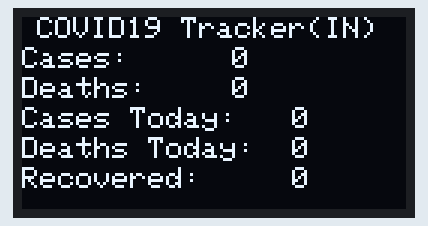
Recording of a sketch running on a simulated ESP8266 (NodeMCU). Shown: 128×64 one-colour display. WiFi joins after 1.5 s; servers stay silent unless stated; uploads are accepted with an empty reply; what the sketch prints to the serial monitor is not drawn.

Above: at 5.2 s.

The sketch:

COVID19_ESP8266_Tracker.ino
```cpp
#include <ESP8266WiFi.h>
#include <WiFiClientSecure.h>
#include "ArduinoJson.h"

#include <Wire.h>
#include <Adafruit_GFX.h>
#include <Adafruit_SSD1306.h>

#define SCREEN_WIDTH 128 // OLED display width, in pixels
#define SCREEN_HEIGHT 64 // OLED display height, in pixels

// Declaration for an SSD1306 display connected to I2C (SDA, SCL pins)
Adafruit_SSD1306 display(SCREEN_WIDTH, SCREEN_HEIGHT, &Wire, -1);
char ssid[] = "";       // put your network SSID (name)
char password[] = "";  //put your network key

WiFiClientSecure client;


void setup() {
  Serial.begin(115200);
  if(!display.begin(SSD1306_SWITCHCAPVCC, 0x3C)) { // Address 0x3D for 128x64
    Serial.println(F("SSD1306 allocation failed"));
    for(;;);
  }
  // Connect to the WiFI
  WiFi.mode(WIFI_STA);
  WiFi.disconnect();
  delay(100);

  // Attempt to connect to Wifi network:
  Serial.print("Connecting Wifi: ");
  Serial.println(ssid);
  WiFi.begin(ssid, password);
  while (WiFi.status() != WL_CONNECTED) {
    Serial.print(".");
    delay(500);
  }
  Serial.println("");
  Serial.println("WiFi connected");
  Serial.println("IP address: ");
  IPAddress ip = WiFi.localIP();
  Serial.println(ip);
  display.clearDisplay();
  client.setInsecure();

}


void loop() {


    if (client.connect("thevirustracker.com", 443)) {
      Serial.println("connected to thevirustracker.com...");

      String http = String("GET https://thevirustracker.com/free-api?countryTotal=IN HTTP/1.1\r\nHost: thevirustracker.com\r\nConnection: close\r\nAccept: Accept: text/html,application/xhtml+xml,application/xml;q=0.9,*/*;q=0.8\r\n\r\n");
      client.print(http);
      Serial.println("requesting...");
      //let's wait for something to come back... only a few seconds
      unsigned long startTime = millis();
      while (millis() - startTime < 5000) {
        if (client.available()) {
          Serial.println("From Server");
          break;
        }
      }
      delay(1000);
      String jsonData = client.readStringUntil('{');

      jsonData = "{";
      startTime = millis();
      while (millis() - startTime < 1000) {
        if (client.available()) {
          jsonData.concat(char(client.read()));
          startTime = millis();
        }
      }
     // Serial.println(jsonData);
      client.stop();

      DynamicJsonDocument doc(10000);
      // Deserialize the JSON document
      deserializeJson(doc, jsonData);
      JsonObject countrydata_0 = doc["countrydata"][0];
      JsonObject countrydata_0_info = countrydata_0["info"];
      int cases = countrydata_0["total_cases"];
      int recovered = countrydata_0["total_recovered"];
      int deaths = countrydata_0["total_deaths"];
      int cases_today = countrydata_0["total_new_cases_today"];
      int deaths_today = countrydata_0["total_new_deaths_today"];

     String ca = String(cases);

     String de = String(deaths);

     String cat = String(cases_today);

     String dat = String(deaths_today);

     String ra = String(recovered);

     Serial.println(cases);

     display.clearDisplay();
     display.setTextSize(1);
     display.setTextColor(WHITE);
     display.setCursor(5, 0);
     // Display static text
     display.println("COVID19 Tracker(IN)");
     display.display();

     display.setTextSize(1);
     display.setTextColor(WHITE);
     display.setCursor(0, 10);
     // Display static text
     display.println("Cases:");
     display.display();

     display.setTextSize(1);
     display.setTextColor(WHITE);
     display.setCursor(70, 10);
     // Display static text
     display.println(ca);
     display.display();

     display.setTextSize(1);
     display.setTextColor(WHITE);
     display.setCursor(0, 20);
     // Display static text
     display.println("Deaths:");
     display.display();

     display.setTextSize(1);
     display.setTextColor(WHITE);
     display.setCursor(70, 20);
     // Display static text
     display.println(de);
     display.display();

     display.setTextSize(1);
     display.setTextColor(WHITE);
     display.setCursor(0, 30);
     // Display static text
     display.println("Cases Today:");
     display.display();

     display.setTextSize(1);
     display.setTextColor(WHITE);
     display.setCursor(90, 30);
     // Display static text
     display.println(cat);
     display.display();

     display.setTextSize(1);
     display.setTextColor(WHITE);
     display.setCursor(0, 40);
     // Display static text
     display.println("Deaths Today:");
     display.display();

     display.setTextSize(1);
     display.setTextColor(WHITE);
     display.setCursor(90, 40);
     // Display static text
     display.println(dat);
     display.display();

      display.setTextSize(1);
     display.setTextColor(WHITE);
     display.setCursor(0, 50);
     // Display static text
     display.println("Recovered:");
     display.display();

     display.setTextSize(1);
     display.setTextColor(WHITE);
     display.setCursor(90, 50);
     // Display static text
     display.println(ra);
     display.display();
        }
      }
```

Measured:
- what the display in image 0 shows lasts 3.3 s, from 5.2 s to 8.5 s
